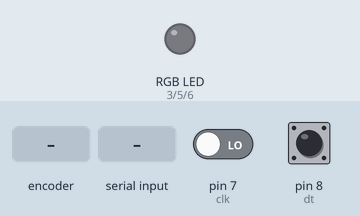
This sketch was run on a simulated Arduino Pro Mini, built with avr-gcc and run on an emulated ATmega328P. Shown: an RGB LED mixed from three pins (HIGH = lit). Inputs (shaded band) come from the test bench; at power-on: pin 7 (clk) LOW, pin 8 (dt) HIGH. Dim RGB values are drawn brighter than linear.

Above: at 2.7 s.
2.8 s: rotary encoder on pin 7 (clk) / pin 8 (dt) turned 3 steps (first pin leading)
At 3.12 s:
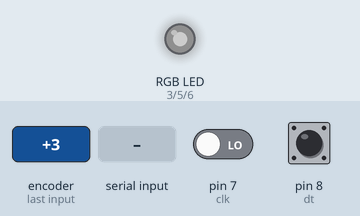
4.9 s: "90,45,200\n" received over Serial
At 6.1 s:
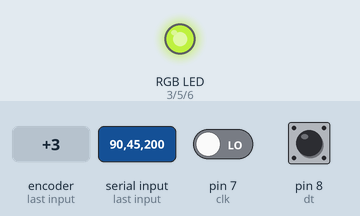
6.4 s: "30,150,10\n" received over Serial
At 7.2 s:
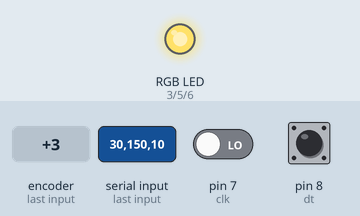
7.9 s: "90,45\n" received over Serial
At 8.2 s:
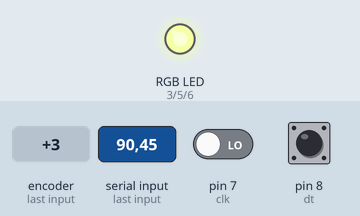
9.4 s: "30,150\n" received over Serial
At 10.5 s:
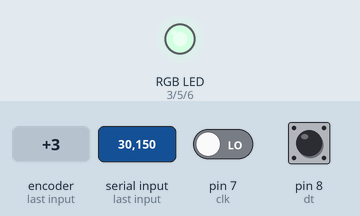
10.9 s: "5\n" received over Serial
At 11.6 s:
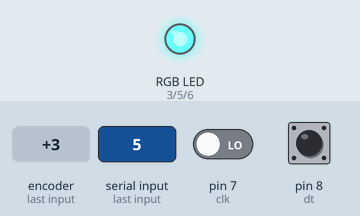
Timing chart, 0 to 13.4 s (numbered marks = the images above; inputs shaded):
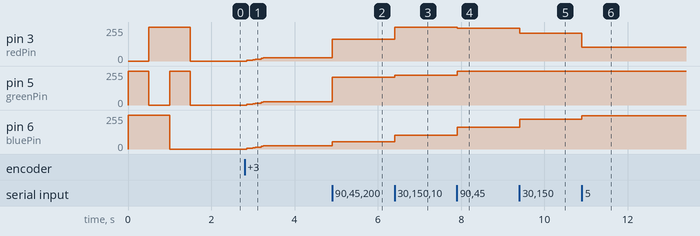

Measured:
- after the input at 2.8 s, pin 3 (redPin), pin 5 (greenPin), pin 6 (bluePin): 0/255 → 5/255 after 0.05 s, → 15/255 0.15 s later, → 25/255 0.20 s later
- after the input at 4.9 s, pin 3 (redPin): 25/255 → 165/255 at once; pin 5 (greenPin): 25/255 → 210/255 at once; pin 6 (bluePin): 25/255 → 55/255 at once
- after the input at 6.4 s, pin 3 (redPin): 165/255 → 255/255 at once; pin 5 (greenPin): 210/255 → 225/255 at once; pin 6 (bluePin): 55/255 → 105/255 at once
- after the input at 7.9 s, pin 3 (redPin): 255/255 → 245/255 at once; pin 5 (greenPin): 225/255 → 255/255 at once; pin 6 (bluePin): 105/255 → 165/255 at once
- after the input at 9.4 s, pin 3 (redPin): 245/255 → 210/255 at once; pin 6 (bluePin): 165/255 → 225/255 at once
- after the input at 10.9 s, pin 3 (redPin): 210/255 → 105/255 at once; pin 6 (bluePin): 225/255 → 250/255 at once

The sketch:

DIY_Aumi.ino
```cpp
/* This is the code for project Aumi, a DIY portable color changing night light
 * made by Sachin Soni.
 *
 * If you want to know in detail aboout this project, goto website
 * www.techiesms.com
 * here you'll find link for DIY videos.
 *
 *  Components require for this project:-
 *
 *  - Arduino Pro mini
 *  - HC-05 Bluetooth module
 *  - Rotary Encoder
 *  - RGB LED Strip
 *
 *
 *
 *         techiesms
 *  explore | learn | share
 */

// pins for all the components
#define redPin 3
#define greenPin 5
#define bluePin 6
#define clk 7
#define dt 8


int r = 0;
int g = 0;
int b = 0;
int rr = 0;
int gg = 0;
int bb = 0;
int now = 0;
int previous = 0;
int counter = 0;

void setup()
{
  //Enabling Serial communication at 9600  baudrate
  Serial.begin(9600); // Baud rate = 9600

  //Declaring Input/Output pins
  pinMode(dt, INPUT);
  pinMode(clk, INPUT);
  pinMode(redPin, OUTPUT);
  pinMode(greenPin, OUTPUT);
  pinMode(bluePin, OUTPUT);

  // Initial Testing for LEDs
  setColor(255, 0, 0); // Red
  delay(500);
  setColor(0, 255, 0); // Green
  delay(500);
  setColor(0, 0, 255); // Blue
  delay(500);
  setColor(255, 255, 255); /// White (Almost)

  previous = digitalRead(clk);
}


void loop()
{
  // If anything is received from bluetooth device
  while (Serial.available() > 0)
  {

    // Seperating values for Red, Green and Blue
    int redInt = Serial.parseInt();
    int greenInt = Serial.parseInt();
    int blueInt = Serial.parseInt();

    // Limiting the values between 0 to 255
    redInt = constrain(redInt, 0, 255);
    greenInt = constrain(greenInt, 0, 255);
    blueInt = constrain(blueInt, 0, 255);

    // again checking If anything is received from bluetooth device
    if (Serial.available() > 0)
    {
      // Set the received colors to output pin of LED Strip
      setColor(redInt, greenInt, blueInt);

    }
  }

// This is the logic to increase and decrease brightness using rotary encoder
  now = digitalRead(clk);


  if (now != previous)
  {
    if (digitalRead(dt) != now)
    {
      if (counter >= 255);
      else
      {
        rr = (255 - r) / (51 - (counter / 5));
        gg = (255 - g) / (51 - (counter / 5));
        bb = (255 - b) / (51 - (counter / 5));


        analogWrite(redPin, r += rr);
        analogWrite(greenPin, g += gg);
        analogWrite(bluePin, b += bb);
        counter += 5;
      }

    }
    else
    {
      if (counter <= 0);
      else
      {

        analogWrite(redPin, r -= rr);
        analogWrite(greenPin, g -= gg);
        analogWrite(bluePin, b -= bb);
        counter -= 5;
      }


    }

    previous  = now;
  }
}

void setColor(int red, int green, int blue)
{
  // Doing this subtraction because my LED strip is common anode
  r = 255 - red;
  g = 255 - green;
  b = 255 - blue;
  // Resetting all variables
  rr = 0;
  gg = 0;
  bb = 0;
  counter = 0;

  // writing the received color
  analogWrite(redPin, r);
  analogWrite(greenPin,g);
  analogWrite(bluePin,b);

}
```
